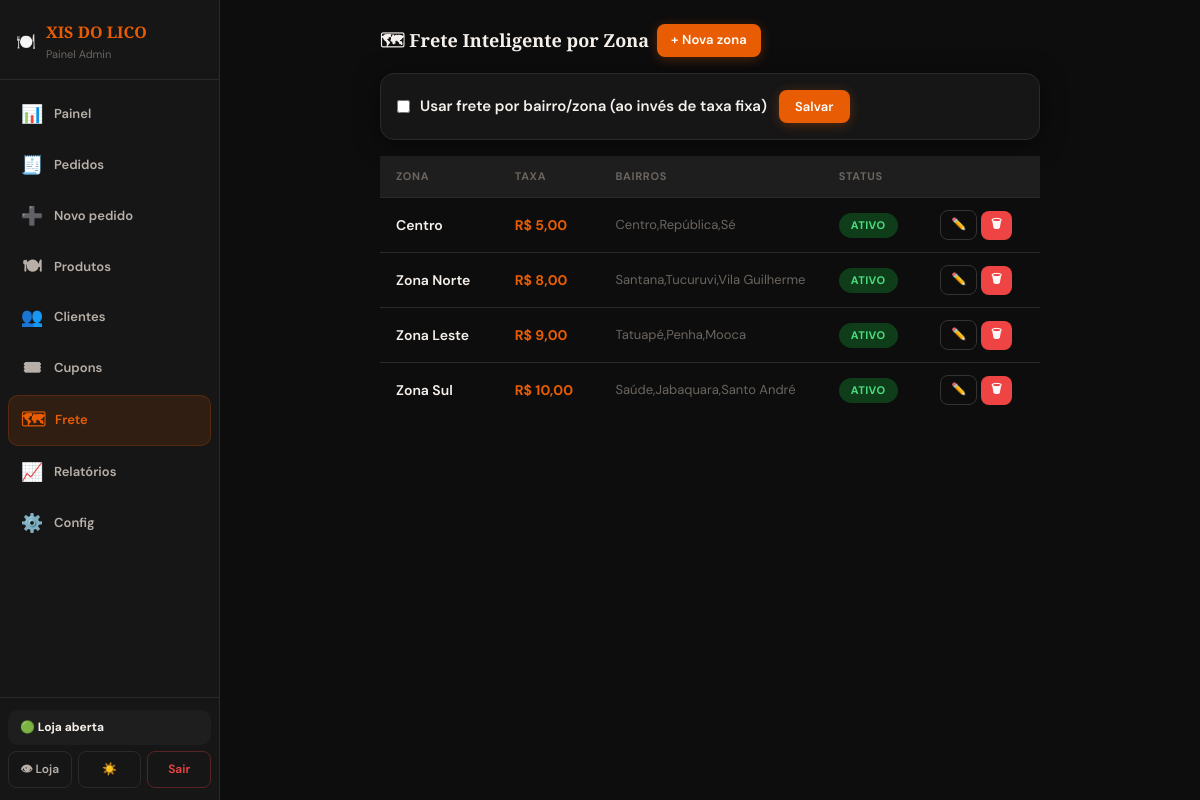
/admin/zonas_entrega.php (signed in), run on the app's committed database.
### tables this page shows
CREATE TABLE `config` (
  `id` int(11) NOT NULL DEFAULT 1,
  `nome_restaurante` varchar(255) NOT NULL DEFAULT 'XIS DO LICO',
  `descricao` text DEFAULT NULL,
  `whatsapp` varchar(20) NOT NULL DEFAULT '5551999999999',
  `endereco` varchar(255) DEFAULT NULL,
  `horario` varchar(255) DEFAULT NULL,
  `taxa_entrega` decimal(10,2) NOT NULL DEFAULT 5.00,
  `pedido_minimo` decimal(10,2) NOT NULL DEFAULT 20.00,
  `tempo_entrega` varchar(100) DEFAULT NULL,
  `logo_emoji` varchar(10) NOT NULL DEFAULT '?',
  `aberto` tinyint(4) NOT NULL DEFAULT 1,
  `pix_chave` varchar(255) DEFAULT NULL,
  `pix_tipo` enum('cpf','cnpj','email','telefone','aleatoria') DEFAULT 'aleatoria',
  `pix_nome` varchar(255) DEFAULT NULL,
  `promo_ativa` tinyint(4) NOT NULL DEFAULT 0,
  `promo_titulo` varchar(255) DEFAULT '? Promoção relâmpago!',
  `promo_desconto` int(11) NOT NULL DEFAULT 10,
  `promo_fim` datetime DEFAULT NULL,
  `modo_pico` tinyint(4) NOT NULL DEFAULT 0,
  `pico_tempo` varchar(100) DEFAULT '60-80 min',
  `loja_slug` varchar(100) DEFAULT 'xis-do-lico',
  `cor_primaria` varchar(7) DEFAULT '#e85d04',
  `fidelidade_ativo` tinyint(4) NOT NULL DEFAULT 0,
  `fidelidade_pedidos` int(11) NOT NULL DEFAULT 5,
  `fidelidade_desconto` int(11) NOT NULL DEFAULT 10,
  `horario_auto` tinyint(4) NOT NULL DEFAULT 0,
  `horario_abre` varchar(5) DEFAULT '11:00',
  `horario_fecha` varchar(5) DEFAULT '23:00',
  `dias_funcionamento` varchar(50) DEFAULT '1,2,3,4,5,6',
  `tempo_preparo_base` int(11) NOT NULL DEFAULT 30,
  `tempo_preparo_por_pedido` int(11) NOT NULL DEFAULT 5,
  `frete_por_zona` tinyint(4) NOT NULL DEFAULT 0,
  `whatsapp_offline_msg` text DEFAULT NULL,
  `mp_access_token` varchar(255) DEFAULT NULL,
  `logo` varchar(255) DEFAULT NULL
);

CREATE TABLE `zonas_entrega` (
  `id` int(11) NOT NULL,
  `nome` varchar(100) NOT NULL,
  `bairros` text DEFAULT NULL,
  `taxa` decimal(10,2) NOT NULL DEFAULT 5.00,
  `ativo` tinyint(4) NOT NULL DEFAULT 1
);

### includes/funcoes.php (called while the page is built, shortened)
<?php
function h($s){ return htmlspecialchars((string)$s, ENT_QUOTES, 'UTF-8'); }
function formatar_dinheiro($v){ return 'R$ ' . number_format($v, 2, ',', '.'); }

### admin/zonas_entrega.php (the view, shortened to what this page needs)
<?php
require_once __DIR__ . '/../config/db.php';
require_once __DIR__ . '/../includes/funcoes.php';
$zonas = $pdo->query("SELECT * FROM zonas_entrega ORDER BY taxa")->fetchAll();
$fretePorZona = (int)$pdo->query("SELECT frete_por_zona FROM config WHERE id=1")->fetchColumn();
?>
<!DOCTYPE html>
<html lang="pt-BR" data-theme="dark">
<head>
<link rel="stylesheet" href="../assets/css/style.css">
</head>
<body>
<?php include __DIR__ . '/nav.php'; ?>
<div class="admin-wrap" style="max-width:700px">
  <div class="section-title">🗺 Frete Inteligente por Zona <a href="zonas_entrega.php?edit=0" class="btn btn-primary" style="padding:6px 14px;font-size:13px">+ Nova zona</a></div>
  <div class="card mb-4">
    <form method="POST" action="configuracoes.php" style="display:flex;align-items:center;gap:12px">
      <label style="display:flex;align-items:center;gap:10px;font-weight:600;cursor:pointer">
        <input type="checkbox" name="frete_por_zona" value="1" <?= $fretePorZona?'checked':'' ?>>
        Usar frete por bairro/zona (ao invés de taxa fixa)
      </label>
      <button type="submit" class="btn btn-primary" style="padding:8px 16px;font-size:13px">Salvar</button>
    </form>
  </div>
  <div class="pedidos-wrap">
    <table class="pedidos-table">
      <thead><tr><th>Zona</th><th>Taxa</th><th>Bairros</th><th>Status</th><th></th></tr></thead>
      <tbody>
        <?php foreach ($zonas as $z): ?>
        <tr>
          <td><strong><?= h($z['nome']) ?></strong></td>
          <td class="text-primary fw-bold"><?= formatar_dinheiro((float)$z['taxa']) ?></td>
          <td style="font-size:13px;color:var(--muted);max-width:200px;overflow:hidden;text-overflow:ellipsis;white-space:nowrap"><?= h($z['bairros']) ?></td>
          <td><?= $z['ativo']?'<span class="badge badge-pronto">Ativo</span>':'<span class="badge badge-cancelado">Inativo</span>' ?></td>
          <td style="white-space:nowrap">
            <a href="zonas_entrega.php?edit=<?= $z['id'] ?>" class="btn btn-outline" style="padding:4px 10px;font-size:12px">✏️</a>
            <form method="POST" style="display:inline" onsubmit="return confirm('Remover?')">
              <button type="submit" class="btn btn-danger" style="padding:4px 10px;font-size:12px">🗑</button>
            </form>
          </td>
        </tr>
        <?php endforeach; ?>
      </tbody>
    </table>
  </div>
</div>
<?php include __DIR__ . '/nav_end.php'; ?>
</body></html>

### admin/nav.php (shortened to what this page needs)
<?php
$paginaAtual = basename($_SERVER['PHP_SELF']);
$config = isset($pdo) ? $pdo->query("SELECT nome_restaurante, aberto FROM config WHERE id=1")->fetch() : ['nome_restaurante'=>'Cardápio','aberto'=>1];
$links = [
  ['dashboard.php',  '📊', 'Painel'],
  ['pedidos.php',    '🧾', 'Pedidos'],
  ['novo_pedido.php','➕', 'Novo pedido'],
  ['produtos.php',   '🍽', 'Produtos'],
  ['clientes.php',   '👥', 'Clientes'],
  ['cupons.php',     '🎟', 'Cupons'],
  ['zonas_entrega.php','🗺','Frete'],
  ['relatorios.php', '📈', 'Relatórios'],
  ['configuracoes.php','⚙️','Config'],
];
?>
<aside class="sidebar" id="sidebar">
  <a href="dashboard.php" class="sidebar-brand">
    🍽️ <div><div><span><?= htmlspecialchars($config['nome_restaurante'] ?: 'Cardápio') ?></span></div><small>Painel Admin</small></div>
  </a>
  <nav class="sidebar-nav">
    <?php foreach($links as [$href,$icon,$label]): ?>
      <a href="<?= $href ?>" class="s-link <?= basename($href)===$paginaAtual?'active':'' ?>">
        <span class="s-icon"><?= $icon ?></span><?= $label ?>
      </a>
    <?php endforeach; ?>
  </nav>
  <div class="sidebar-footer">
    <div class="sidebar-status">
      <span><?= $config['aberto'] ? '🟢 Loja aberta' : '🔴 Loja fechada' ?></span>
    </div>
    <div class="sidebar-footer-btns">
      <a href="../index.php" target="_blank">👁 Loja</a>
      <button id="darkToggle" aria-label="Alternar tema">🌙</button>
      <a href="logout.php" class="btn-sair">Sair</a>
    </div>
  </div>
</aside>
<div class="admin-layout">

### assets/css/style.css (style rules this page uses)
*, *::before, *::after { box-sizing: border-box; margin: 0; padding: 0; }
:root { --primary: #e85d04; --primary-dark: #c44d02; --gold: #d4a843; --gold-light: #f0c96e; --bg: #0d0d0d; --surface: #161616; --surface2: #1e1e1e; --border: #2a2a2a; --border-light: #333; --text: #f5f0eb; --text-soft: #b8b0a8; --muted: #6b6560; --success: #22c55e; --danger: #ef4444; --warning: #f59e0b; --radius: 14px; --radius-sm: 8px; --radius-lg: 20px; --shadow: 0 4px 24px rgba(0,0,0,.5); --shadow-glow: 0 0 0 1px rgba(212,168,67,.15), 0 8px 32px rgba(0,0,0,.6); --font-display: 'Playfair Display', Georgia, serif; --font-body: 'DM Sans', system-ui, sans-serif; }
html { scroll-behavior: smooth; }
body { font-family: var(--font-body); background: var(--bg); color: var(--text); font-size: 15px; line-height: 1.6; min-height: 100vh; }
a { color: inherit; text-decoration: none; }
.admin-wrap { max-width: 1100px; margin: 0 auto; padding: 24px 20px 60px; }
.text-primary { color: var(--primary); }
.fw-bold { font-weight: 700; }
.btn { display: inline-flex; align-items: center; justify-content: center; gap: 7px; padding: 11px 22px; border-radius: var(--radius-sm); border: none; cursor: pointer; font-size: 14px; font-weight: 600; font-family: var(--font-body); transition: all .18s cubic-bezier(.4,0,.2,1); text-decoration: none; letter-spacing: .01em; white-space: nowrap; }
.btn-primary { background: var(--primary); color: #fff; box-shadow: 0 2px 12px rgba(232,93,4,.3); }
.btn-outline { background: transparent; color: var(--text); border: 1.5px solid var(--border-light); }
.btn-danger { background: var(--danger); color: #fff; }
.card { background: var(--surface); border: 1px solid var(--border); border-radius: var(--radius); padding: 20px; box-shadow: var(--shadow); }
.mb-4 { margin-bottom: 1rem; }
.badge { display: inline-flex; align-items: center; gap: 5px; padding: 4px 12px; border-radius: 99px; font-size: 11px; font-weight: 700; letter-spacing: .04em; text-transform: uppercase; }
.badge-pronto { background: #0f3d1a; color: #4ade80; }
.section-title { font-family: var(--font-display); font-size: 18px; font-weight: 700; margin-bottom: 16px; display: flex; align-items: center; gap: 8px; }
table { width: 100%; border-collapse: collapse; font-size: 14px; }
thead th { background: var(--surface2); color: var(--muted); font-size: 11px; font-weight: 700; letter-spacing: .06em; text-transform: uppercase; padding: 12px 16px; text-align: left; border-bottom: 1px solid var(--border); white-space: nowrap; }
tbody tr { border-bottom: 1px solid var(--border); transition: background .1s; }
tbody tr:last-child { border-bottom: none; }
tbody td { padding: 12px 16px; color: var(--text-soft); vertical-align: middle; }
tbody td strong { color: var(--text); font-weight: 600; }
.mb-4 { margin-bottom:1rem }
.mb-4 { margin-bottom: 16px; }
.card { background: var(--surface, #fff); border: 1px solid var(--border, #e0e0e0); border-radius: var(--radius, 14px); padding: 16px; }
.btn-danger { background: var(--danger, #ef4444); color: #fff; border: none; }
.admin-layout .admin-wrap { padding-top:24px }

### data on the page
config: nome_restaurante "XIS DO LICO"
zonas_entrega: nome "Centro", taxa "R$ 5,00", bairros "Centro,República,Sé", ativo "ATIVO"
zonas_entrega: nome "Zona Norte", taxa "R$ 8,00", bairros "Santana,Tucuruvi,Vila Guilherme", ativo "ATIVO"
zonas_entrega: nome "Zona Leste", taxa "R$ 9,00", bairros "Tatuapé,Penha,Mooca", ativo "ATIVO"
zonas_entrega: nome "Zona Sul", taxa "R$ 10,00", bairros "Saúde,Jabaquara,Santo André", ativo "ATIVO"

### other printed values
$icon "📊"
$label "Painel"
$icon "🧾"
$label "Pedidos"
$icon "➕"
$label "Novo pedido"
$icon "🍽"
$label "Produtos"
$icon "👥"
$label "Clientes"
$icon "🎟"
$label "Cupons"
$icon "🗺"
$label "Frete"
$icon "📈"
